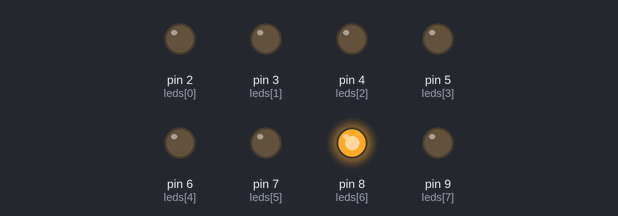
Recording of a sketch running on a simulated Arduino Uno, built with avr-gcc and run on an emulated ATmega328P. Shown: output pins drawn as LEDs (lit = HIGH).

Above: at 0.1 s.
At 7.9 s:
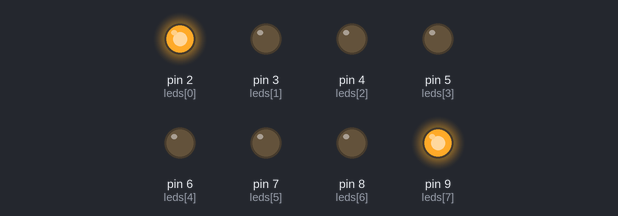
At 8.9 s:
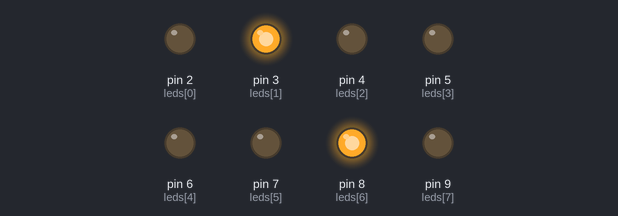
At 9.9 s:
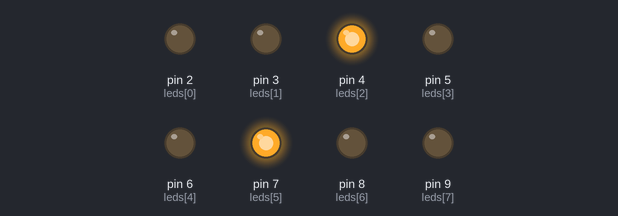
At 11.9 s:
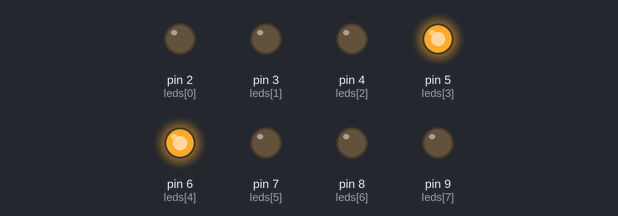
At 15.4 s:
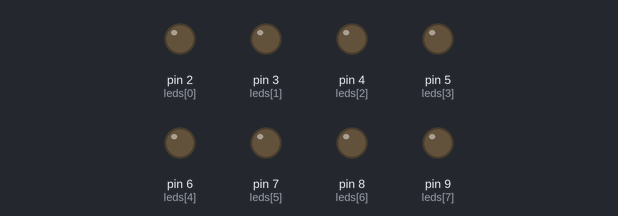
Timing chart, 0 to 20.4 s (numbered marks = the images above):
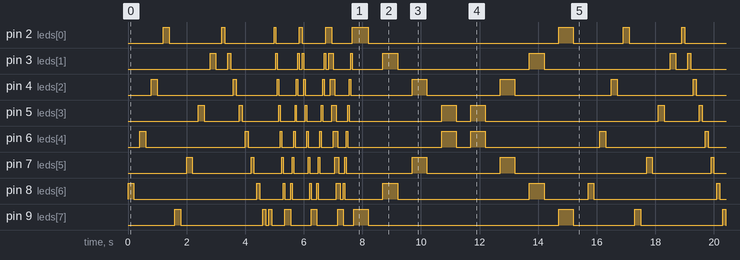

The sketch:

SuarezLuis_SecuenciasLucesNav.ino
```cpp
int contador=9;
int i=0;
int j=0;
int z=0;
int ante=0;
int leds []={2,3,4,5,6,7,8,9};

void setup() {

for (;i<contador;i++){
pinMode(leds[i],OUTPUT);
}
i=0;

}


void loop() {

//Ejercicio 1: En este ejercicio se prenden las luces de las posiciones Pares
for(i=6;i>=0;i=i-2){
  digitalWrite(leds[i],HIGH);
  delay(200);
  digitalWrite(leds[i],LOW);
  delay(200);
}

//Ejercicio 2: En este ejercicio se prenden las luces de las posiciones Impares
for(i=7;i>=0;i=i-2){
  digitalWrite(leds[i],HIGH);
  delay(200);
  digitalWrite(leds[i],LOW);
  delay(200);
}

//Ejercicio 3: En este ejercicio se prenden las luces de manera ascendente

  for(i=j;i<contador;i++){
  digitalWrite(leds[i],HIGH);
  delay(100);
  digitalWrite(leds[i],LOW);
  delay(100);

}
//Ejercicio 4: En este ejercicio se prenden las luces de manera ascendente y luego descendente

  for(int w=0;w<contador;w++){
  digitalWrite(leds[w],HIGH);
  delay(50);
  digitalWrite(leds[w],LOW);
}
for(int w=contador-1;w>=0;w--){
  digitalWrite(leds[w],HIGH);
  delay(50);
  digitalWrite(leds[w],LOW);
}
  for(int w=0;w<contador;w++){
  digitalWrite(leds[w],HIGH);
  delay(50);
  digitalWrite(leds[w],LOW);
}
for(int w=contador-1;w>=0;w--){
  digitalWrite(leds[w],HIGH);
  delay(50);
  digitalWrite(leds[w],LOW);
}

//Ejercicio 5: En este ejercicio se prenden las luces de manera ascendente de tres en tres y luego descendente se apagan una por una

for(z=0;z<contador;z++){
    ante=z-2;
  digitalWrite(leds[z],HIGH);
  delay(50);
  digitalWrite(leds[ante],LOW);
}
for(z=contador-1;z>=0;z--){
    ante=z;
  digitalWrite(leds[z],HIGH);
  delay(50);
  digitalWrite(leds[ante],LOW);
}
for(i=0;i<8;i++){
  digitalWrite(leds[i],HIGH);
  digitalWrite(leds[7-i],HIGH);
  delay(500);
  digitalWrite(leds[i],LOW);
  digitalWrite(leds[7-i],LOW);
  delay(500);
}
}
```

Measured:
- by itself, pin 2 (leds[0]): repeats every 15.7 s: LOW 1.8 s, HIGH 0.10 s, LOW 1.7 s, HIGH 0.05 s, LOW 0.80 s, HIGH 0.10 s, LOW 0.80 s, HIGH 0.20 s, LOW 0.70 s, HIGH 0.55 s, LOW 6.5 s, HIGH 0.50 s, LOW 1.7 s, HIGH 0.20 s
- by itself, pin 6 (leds[4]): repeats every 15.7 s: LOW 3.4 s, HIGH 0.10 s, LOW 1.1 s, 4 × (HIGH 0.05 s, LOW 0.40 s), HIGH 0.15 s, LOW 0.30 s, HIGH 0.05 s, LOW 3.2 s, HIGH 0.50 s, LOW 0.50 s, HIGH 0.50 s, LOW 3.9 s, HIGH 0.20 s
- by itself, everything shown: repeats every 15.7 s, in 95 steps
